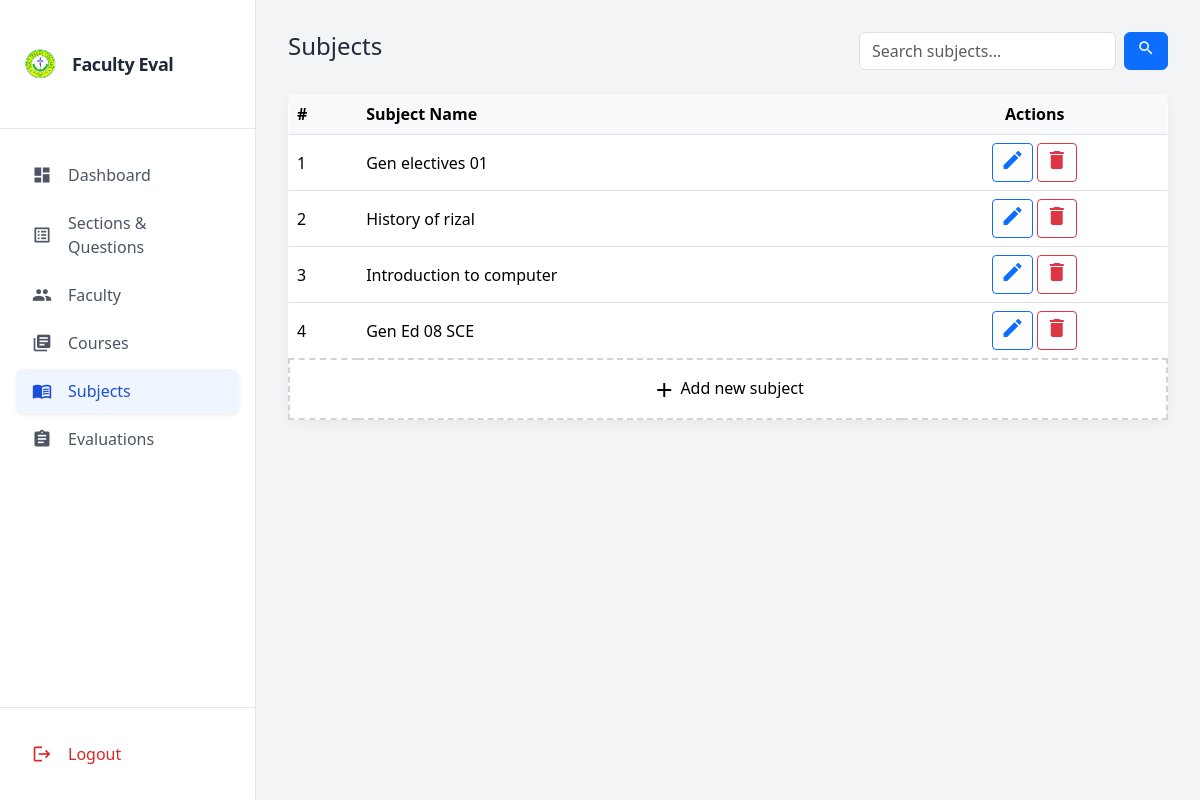
/subjects/, run on the app's committed database.
### evaluation/models.py (models this page shows, shortened)
class Subject(models.Model):
    name = models.CharField(max_length=100)
    code = models.CharField(max_length=20, blank=True, null=True)

### evaluation/views.py (the view)
# urls.py: path('subjects/', views.subjects_list, name='subjects_list'),
def subjects_list(request):
    query = request.GET.get('q', '')
    subjects = Subject.objects.all()
    if query:
        subjects = subjects.filter(name__icontains=query)
    return render(request, 'admins/subject_list.html', {'subjects': subjects})

### templates/admins/subject_list.html (shortened to what this page needs)
{% extends 'admins/base.html' %}
{% block extra_head %}
<link href="https://cdn.jsdelivr.net/npm/bootstrap@5.3.2/dist/css/bootstrap.min.css" rel="stylesheet">
{% endblock %}
{% block content %}
<div class="container-fluid p-3">
    <div class="d-flex flex-column flex-md-row justify-content-between gap-3 mb-4">
        <h2 class="h4 mb-0">Subjects</h2>
        <form method="GET" class="d-flex gap-2">
            <input type="text" name="q" value="{{ request.GET.q }}" class="form-control" placeholder="Search subjects...">
            <button class="btn btn-primary">
                <span class="material-icons" style="font-size:18px;">search</span>
            </button>
        </form>
    </div>
    <div class="dashboard-card p-0">
    <div class="table-responsive">
    <table class="table table-hover align-middle mb-0 text-nowrap">
    <thead>
        <tr>
            <th>#</th>
            <th>Subject Name</th>
            <th class="text-center">Actions</th>
        </tr>
    </thead>
    <tbody>
        {% for subject in subjects %}
        <tr id="row-{{ subject.id }}">
            <form method="POST" action="{% url 'subject_edit' subject.id %}">
            <td>{{ forloop.counter }}</td>
            <td>
                <span class="view">{{ subject.name }}</span>
            </td>
            <td class="text-center">
                <div class="d-flex justify-content-center gap-1 actions-btns">
                    <button type="button" class="btn btn-outline-primary btn-sm view" onclick="toggleEditSubject({{ subject.id }})">
                        <span class="material-icons">edit</span>
                    </button>
                    <button type="button" class="btn btn-outline-danger btn-sm view"
                            data-bs-toggle="modal"
                            data-bs-target="#deleteSubjectModal{{ subject.id }}">
                        <span class="material-icons">delete</span>
                    </button>
                </div>
            </td>
            </form>
        </tr>
        {% endfor %}
        <tr id="ghostRow" class="add-ghost" onclick="toggleAddSubjectRow()">
            <td colspan="3" class="text-center py-3">
                <span class="material-icons align-middle">add</span> Add new subject
            </td>
        </tr>
    </tbody>
    </table>
    </div>
    </div>
</div>
{% endblock %}

### templates/admins/subject_list.html (style rules this page uses)
body { background-color: #f4f6f9; }
.dashboard-card { background: #fff; border-radius: .75rem; box-shadow: 0 4px 12px rgba(0,0,0,.05); }
.add-ghost { cursor: pointer; color: #6c757d; border: 2px dashed #ced4da; transition: all .2s ease; }
.actions-btns .btn { padding: .25rem .45rem; }
.table thead th { background: #f8f9fa; font-weight: 600; }

### data on the page
Subject: name "Gen electives 01"
Subject: name "History of rizal"
Subject: name "Introduction to computer"
Subject: name "Gen Ed 08 SCE"
